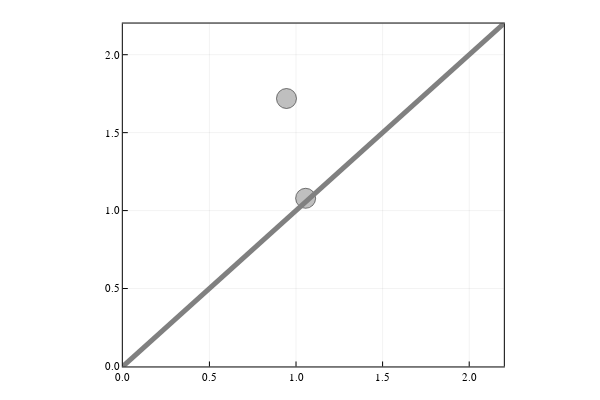

The code cell stored with this chart in its notebook:
### Code cell
# compute Dowker persistence
_, _, D, _ = compute_distance(large, large_disk);
W = compute_Witness_persistence(D)
W_barcode = barcode(W["eirene_output"], dim = 1)
plot_PD(W_barcode, 
        markersize = 10,
        pd_min = 0,
        pd_max = 2.2,
        background_color=:transparent, foreground_color=:black)

### Figure 1 — Plotly figure (JSON) as saved in the notebook; plotly's stock layout.template omitted (floating-point values rounded to 4 significant figures)
{"data": [{"colorbar": {"title": ""}, "hoverinfo": "text", "legendgroup": "", "marker": {"color": "rgba(128, 128, 128, 0.500)", "line": {"color": "rgba(0, 0, 0, 0.500)", "width": 1}, "size": 20, "symbol": "circle"}, "mode": "markers", "name": "", "showlegend": false, "text": [1, 2], "type": "scatter", "x": [1.056, 0.945], "xaxis": "x1", "y": [1.079, 1.719], "yaxis": "y1", "zmax": null, "zmin": null}, {"colorbar": {"title": ""}, "legendgroup": "", "line": {"color": "rgba(128, 128, 128, 1.000)", "dash": "solid", "shape": "linear", "width": 5}, "mode": "lines", "name": "", "showlegend": false, "type": "scatter", "x": [0, 2.2], "xaxis": "x1", "y": [0, 2.2], "yaxis": "y1", "zmax": null, "zmin": null}], "layout": {"annotations": [], "height": 400, "legend": {"bgcolor": "rgba(0, 0, 0, 0.000)", "bordercolor": "rgba(0, 0, 0, 1.000)", "borderwidth": 1, "font": {"color": "rgba(0, 0, 0, 1.000)", "family": "sans-serif", "size": 11}, "tracegroupgap": 0, "traceorder": "normal", "x": 1, "xanchor": "right", "y": 0.07, "yanchor": "bottom"}, "margin": {"b": 20, "l": 0, "r": 0, "t": 20}, "paper_bgcolor": "rgba(0, 0, 0, 0.000)", "plot_bgcolor": "rgba(0, 0, 0, 0.000)", "showlegend": true, "width": 600, "xaxis": {"anchor": "y1", "domain": [0.2047, 0.8397], "gridcolor": "rgba(0, 0, 0, 0.100)", "gridwidth": 0.5, "linecolor": "rgba(0, 0, 0, 1.000)", "mirror": true, "range": [0, 2.2], "showgrid": true, "showline": true, "showticklabels": true, "tickangle": 0, "tickcolor": "rgb(0, 0, 0)", "tickfont": {"color": "rgba(0, 0, 0, 1.000)", "family": "sans-serif", "size": 11}, "tickmode": "array", "ticks": "inside", "ticktext": ["0.0", "0.5", "1.0", "1.5", "2.0"], "tickvals": [0, 0.5, 1, 1.5, 2], "title": "", "titlefont": {"color": "rgba(0, 0, 0, 1.000)", "family": "sans-serif", "size": 15}, "type": "-", "visible": true, "zeroline": false, "zerolinecolor": "rgba(0, 0, 0, 1.000)"}, "yaxis": {"anchor": "x1", "domain": [0.03762, 0.9902], "gridcolor": "rgba(0, 0, 0, 0.100)", "gridwidth": 0.5, "linecolor": "rgba(0, 0, 0, 1.000)", "mirror": true, "range": [0, 2.2], "showgrid": true, "showline": true, "showticklabels": true, "tickangle": 0, "tickcolor": "rgb(0, 0, 0)", "tickfont": {"color": "rgba(0, 0, 0, 1.000)", "family": "sans-serif", "size": 11}, "tickmode": "array", "ticks": "inside", "ticktext": ["0.0", "0.5", "1.0", "1.5", "2.0"], "tickvals": [0, 0.5, 1, 1.5, 2], "title": "", "titlefont": {"color": "rgba(0, 0, 0, 1.000)", "family": "sans-serif", "size": 15}, "type": "-", "visible": true, "zeroline": false, "zerolinecolor": "rgba(0, 0, 0, 1.000)"}}}
